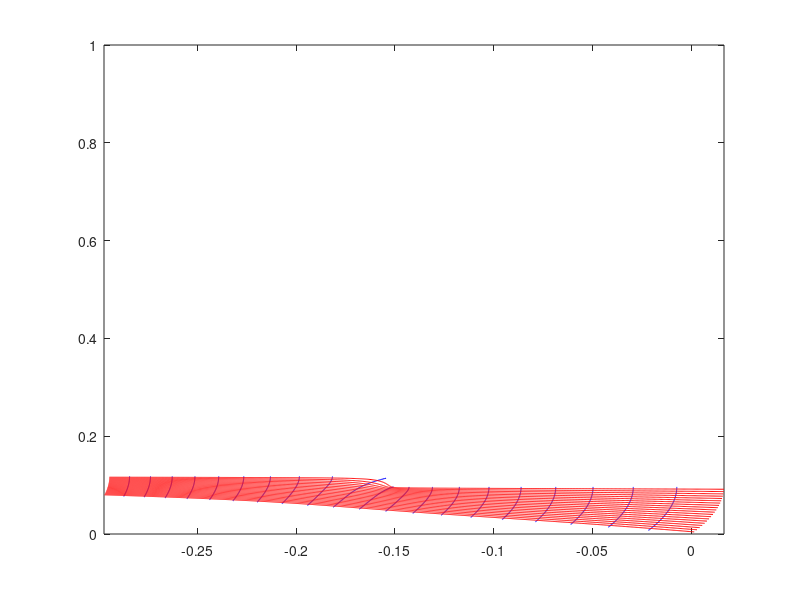

Reproduce this figure in MATLAB.
clear
g = 9.81;
h = 1;
d = .5;


a = 10+h;
b = 10+h+d;

limZeta = [-5.-b,-a+5,0,2]*h;
limZeta = [a-5,b+5,0,2]*h;

% limZeta = [-5,+5,a-1,b+1]*h;



C=0;
K = -2*d/pi;
% dff =@(zz) K*sqrt(zz-ic).*sqrt(zz+ic)./(sqrt(zz-ia).*sqrt(zz+ia).*sqrt(zz-ib).*sqrt(zz+ib));
% dff =@(zz) K*sqrt(zz-b).*sqrt(zz+a)./(zz.*sqrt(zz+b).*sqrt(zz-a));

dff =@(zz) K./sqrt(zz+b).*sqrt(zz+a)./zz.*sqrt(zz-a)./sqrt(zz-b);




nLines = 10;
nPoints = 200;




dzz = 0.01*h; 
zzr = limZeta(1):dzz:limZeta(2);
zzi = flipud((limZeta(3):dzz:limZeta(4)).');
% zzi = (limZeta(3):dzz:limZeta(4)).';
zz = zzr+1i*zzi;
[ny,nx] = size(zz);

df = dff(zz);

df_xh = .5*(df(1,1:nx-1)+df(1,2:nx));
df_yh = .5*(df(1:ny-1,:)+df(2:ny,:));
f = cumsum([0,df_xh.*diff(zzr)],2) + cumsum([zeros(1,nx);df_yh.*diff(1i*zzi)],1) + C; % integrating bottom-to-top

% f = f-mean(f);

% f = 1i*(d-h)+  2*d/pi*( sqrt(zz/d).*sqrt(1+zz/d)-log(sqrt(zz/d)+sqrt(1+zz/d)) ) ;


hf = figure('color','w');
contour(real(f),imag(f),real(zz),20,'b');hold on
contour(real(f),imag(f),imag(zz),20,'r');

return
